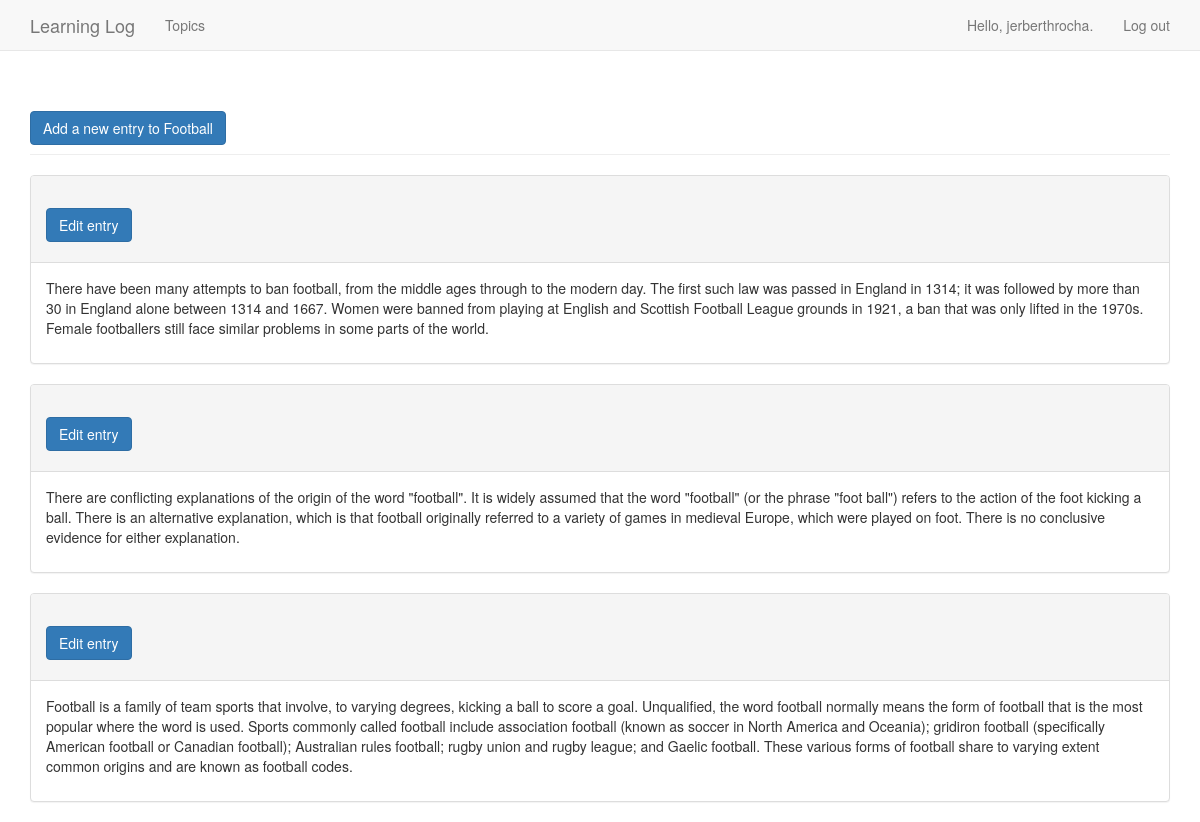
The page /topics/3/ (signed in) on the database its author committed.
### learning_logs/models.py (models this page shows, shortened)
class Topic(models.Model):
    text = models.CharField(max_length=200)
    date_added = models.DateTimeField(auto_now_add=True)
    owner = models.ForeignKey(User, on_delete=models.SET_NULL, null=True)
    def __str__(self) -> str:
        return self.text

class Entry(models.Model):
    topic = models.ForeignKey(Topic, on_delete=models.SET_NULL, null=True)
    text = models.TextField()
    date_added = models.DateTimeField(auto_now_add=True)
    class Meta:
        verbose_name_plural = 'Entries'

### learning_logs/views.py (the view)
# urls.py: path('topics/<int:topic_id>/', views.topic, name='topic'), # Página de detalhes para um único assunto
@login_required(login_url='users:login', redirect_field_name='next')
def topic(request, topic_id):
    topic = Topic.objects.get(id=topic_id)
    check_topic_owner(request, topic)
    entries = topic.entry_set.order_by('-date_added')
    context = {'topic': topic, 'entries': entries}
    return render(request, 'learning_logs/pages/topic.html', context)

### utils/check_topic_owner.py (called while the page is built)
def check_topic_owner(request, topic):
    if topic.owner != request.user:
        raise Http404

### learning_logs/templates/learning_logs/pages/topic.html (shortened to what this page needs)
{% extends 'learning_logs/pages/base.html' %}
{% block header %}
    <a href="{% url 'learning_logs:new_entry' topic.id %}">
        <button name="submit" class="btn btn-primary">Add a new entry to {{ topic }}</button>
    </a>
{% endblock header %}
{% block content %}
    {% for entry in entries %}
        <div class="panel panel-default">
            <div class="panel-heading">
                <h3>
                    <small>
                        <a href="{% url 'learning_logs:edit_entry' entry.id %}">
                            <button name="submit" class="btn btn-primary">Edit entry</button>
                        </a>
                    </small>
                </h3>
            </div>
            <div class="panel-body">
                {{ entry.text|linebreaks }}
            </div>
        </div>
    {% empty %}
        <li>No topics have been added yet.</li>
    {% endfor %}
{% endblock content %}

### learning_logs/templates/learning_logs/pages/base.html (shortened to what this page needs)
{% load bootstrap3 %}
<!DOCTYPE html><html lang="en">
<head>
    {% bootstrap_css %}
</head>
<body>
    <nav class="navbar navbar-default navbar-static-top"> <div class="container">
        <div class="navbar-header">
            <a class="navbar-brand" href="{% url 'learning_logs:index' %}">Learning Log</a>
        </div>
        <div id="navbar" class="navbar-collapse collapse">
        <ul class="nav navbar-nav">
            <li>
                <a href="{% url 'learning_logs:topics' %}">Topics</a>
            </li>
        </ul>
        <ul class="nav navbar-nav navbar-right">
            {% if user.is_authenticated %}
                <li><a>Hello, {{ user.username }}.</a></li> <li><a href="{% url 'users:logout' %}">Log out</a></li>
            {% else %}
                <li><a href="{% url 'users:register' %}">Register</a></li> <li><a href="{% url 'users:login' %}">Log in</a></li>
            {% endif %}
        </ul> </div>
        </div>
    </nav>
    <div class="container">
        <div class="page-header">
            {% block header %}{% endblock header %}
        </div>
        <div>
            {% block content %}{% endblock content %}
        </div>
    </div>
</body>
</html>

### rows shown on the page
Topic: text "Football"
Entry: text "There have been many attempts to ban football, from the middle ages through to the modern day. The first such law was passed in England in 1314; it was followed by more than 30 in England alone between 1314 and 1667. Women were banned from playing at English and Scottish Football League grounds in 1921, a ban that was only lifted in the 1970s. Female footballers still face similar problems in some parts of the world."
Entry: text "There are conflicting explanations of the origin of the word \"football\". It is widely assumed that the word \"football\" (or the phrase \"foot ball\") refers to the action of the foot kicking a ball. There is an alternative explanation, which is that football originally referred to a variety of games in medieval Europe, which were played on foot. There is no conclusive evidence for either explanation."
Entry: text "Football is a family of team sports that involve, to varying degrees, kicking a ball to score a goal. Unqualified, the word football normally means the form of football that is the most popular where the word is used. Sports commonly called football include association football (known as soccer in North America and Oceania); gridiron football (specifically American football or Canadian football); Australian rules football; rugby union and rugby league; and Gaelic football. These various forms of football share to varying extent common origins and are known as football codes."

### other values the page prints
{{ user.username }} "jerberthrocha"
